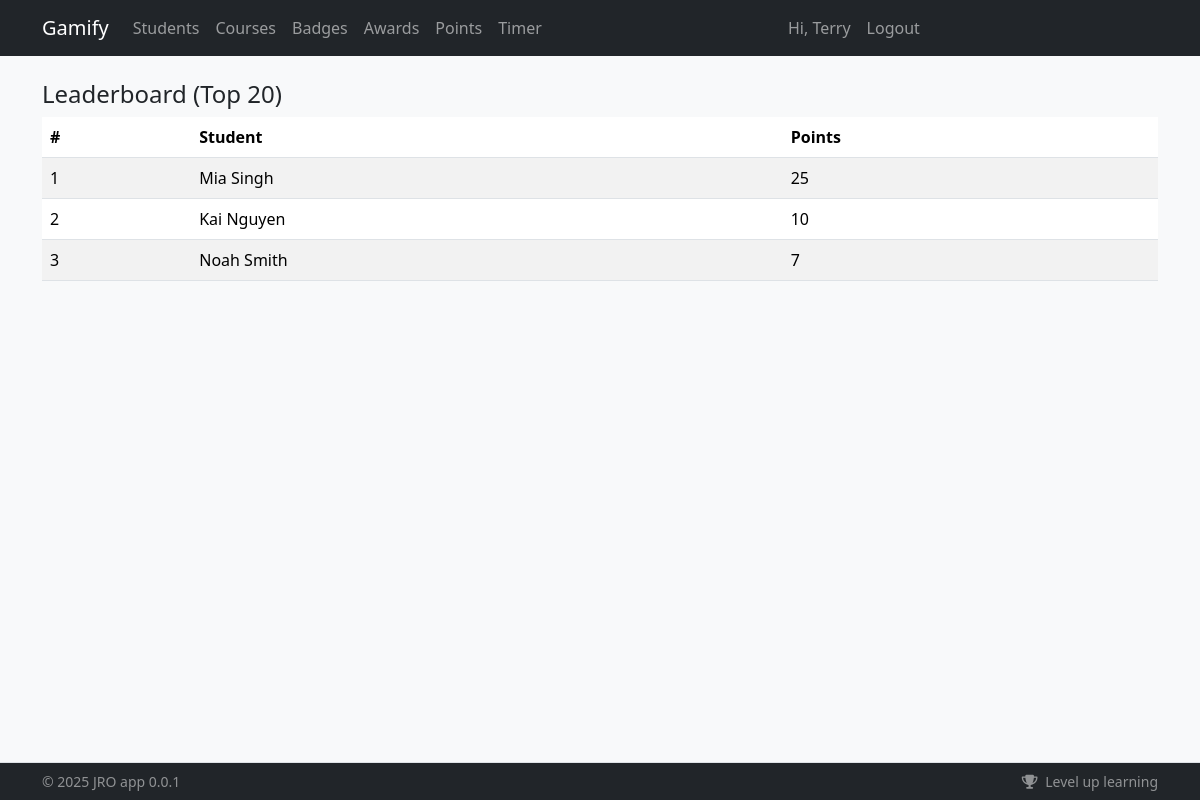
/ (signed in), run on the app's committed database.
### app/models/user.py (models this page shows, shortened)
class User(db.Model):
    __tablename__ = "users"
    id = db.Column(db.Integer, primary_key=True)
    student_code = db.Column(db.String(32), unique=True, nullable=True)
    email = db.Column(db.String(255), unique=True, nullable=False, index=True)
    first_name = db.Column(db.String(100), nullable=False)
    last_name = db.Column(db.String(100), nullable=False)
    password_hash = db.Column(db.String(255), nullable=False)
    registered_method = db.Column(db.String(20), nullable=False, default="site")  # site|bulk
    house_id = db.Column(db.Integer, db.ForeignKey("houses.id"), nullable=True)
    homeroom_id = db.Column(db.Integer, db.ForeignKey("homerooms.id"), nullable=True)
    created_at = db.Column(db.DateTime, default=lambda: datetime.now(timezone.utc))
    avatar = db.Column(db.String(255), nullable=True)
    is_active = db.Column(db.Boolean, default=True, nullable=False)
    issued_badges = db.relationship(
        "Badge",
        backref="creator",
        lazy=True,
        foreign_keys="Badge.created_by_id",
    )
    attendances = db.relationship(
        "Attendance",
        foreign_keys="Attendance.student_id",
        back_populates="student",
        cascade="all, delete-orphan",
    )
    marked_attendances = db.relationship(
        "Attendance",
        foreign_keys="Attendance.marked_by_user_id",
        back_populates="marked_by",
    )
    roles = db.relationship("Role", secondary="user_roles", backref="users")
    groups = db.relationship("Group", secondary="user_groups", backref="users")
    house = db.relationship("House", back_populates="students")
    homeroom = db.relationship("Homeroom", back_populates="students")
    @property
    def role(self):
        """Returns the user's primary role name."""
        if self.roles:
            return self.roles[0].name
        return "student"

### app/routers/main/routes.py (the view)
@router.get("/", response_class=HTMLResponse, name="main.index")
def index(
    request: Request,
    current_user: User | AnonymousUser = Depends(require_user),
    session: Session = Depends(get_db),
):
    rows = session.execute(
        db.select(
            User.id,
            User.first_name,
            User.last_name,
            func.coalesce(func.sum(PointLedger.delta), 0).label("points"),
        )
        .outerjoin(PointLedger, PointLedger.user_id == User.id)
        .join(User.roles)
        .where(Role.name == "student")
        .group_by(User.id)
        .order_by(func.sum(PointLedger.delta).desc())
        .limit(20)
    ).all()
    return render_template(
        "index.html",
        {
            "request": request,
            "leaderboard": rows,
            "current_user": current_user,
        },
    )

### app/templates/index.html (shortened to what this page needs)
{% extends "base.html" %}
{% block content %}
<h1 class="h4">Leaderboard (Top 20)</h1>
<table class="table table-striped">
  <thead><tr><th>#</th><th>Student</th><th>Points</th></tr></thead>
  <tbody>
  {% for row in leaderboard %}
    <tr><td>{{ loop.index }}</td><td>{{ row[1] }} {{ row[2] }}</td><td>{{ row[3] }}</td></tr>
  {% endfor %}
  </tbody>
</table>
{% endblock %}

### app/templates/base.html (shortened to what this page needs)
<!doctype html>
<html lang="en">
  <head>
    <link href="https://cdn.jsdelivr.net/npm/bootstrap@5.3.3/dist/css/bootstrap.min.css" rel="stylesheet">
    <link href="https://cdnjs.cloudflare.com/ajax/libs/font-awesome/6.5.2/css/all.min.css" rel="stylesheet">
    <link rel="stylesheet" href="{{ url_for('static', filename='css/main.css') }}">
    {% from "_macros.html" import csrf %}
  </head>
  <body class="bg-light">
    <nav class="navbar navbar-expand-lg navbar-dark bg-dark">
      <div class="container">
        <a class="navbar-brand" href="/">Gamify</a>
        <div class="collapse navbar-collapse" id="nav">
          <ul class="navbar-nav me-auto">
            <li class="nav-item"><a class="nav-link" href="/students/">Students</a></li>
            <li class="nav-item"><a class="nav-link" href="/courses/">Courses</a></li>
            <li class="nav-item"><a class="nav-link" href="/badges/">Badges</a></li>
            <li class="nav-item"><a class="nav-link" href="/awards/">Awards</a></li>
            <li class="nav-item"><a class="nav-link" href="/points/adjust">Points</a></li>
            <li class="nav-item"><a class="nav-link" href="/timer">Timer</a></li>
          </ul>
          <ul class="navbar-nav me-auto">
            {% if current_user.is_authenticated %}
              <li class="nav-item"><span class="nav-link">Hi, {{ current_user.first_name }}</span></li>
              <li class="nav-item"><a class="nav-link btn-lilo" href="/auth/logout">Logout</a></li>
            {% else %}
              <li class="nav-item"><a class="nav-link" href="/auth/login">Login</a></li>
            {% endif %}
          </ul>
        </div>
      </div>
    </nav>
    <main class="container py-4">
      {% block content %}{% endblock %}
    </main>
    <footer id="app-footer" class="app-footer fixed-bottom bg-dark text-white-50 border-top">
      <div class="container py-2 d-flex flex-wrap justify-content-between small">
        <span>&copy; {{ 2025 }} {{config.AUTHOR}} {{config.APP_NAME}} {{config.APP_VERSION}}</span>
        <span>
          <i class="fa fa-trophy me-1"></i> Level up learning
        </span>
      </div>
    </footer>
  </body>
</html>

### app/templates/base.html (style rules this page uses)
main { padding-bottom: 80px; }
.app-footer { z-index: 1030; }

### data on the page
User: first_name "Terry"
User: first_name "Mia", last_name "Singh", row "25"
User: first_name "Kai", last_name "Nguyen", row "10"
User: first_name "Noah", last_name "Smith", row "7"

### other printed values
{{ 2025 }} "2025"
{{ config.AUTHOR }} "JRO"
{{ config.APP_NAME }} "app"
{{ config.APP_VERSION }} "0.0.1"
